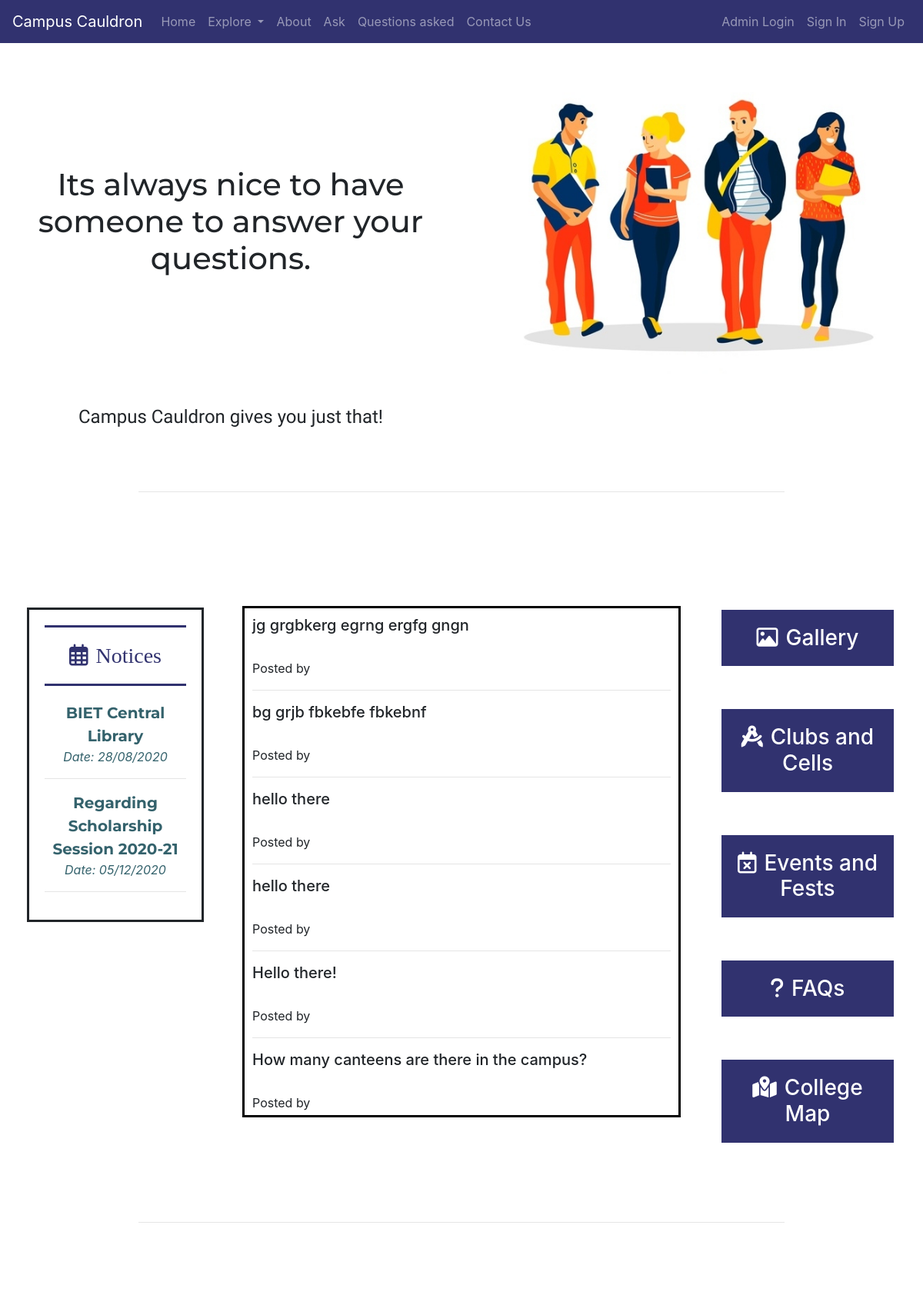
Page /temp.php (upper part) on the earlier database version.
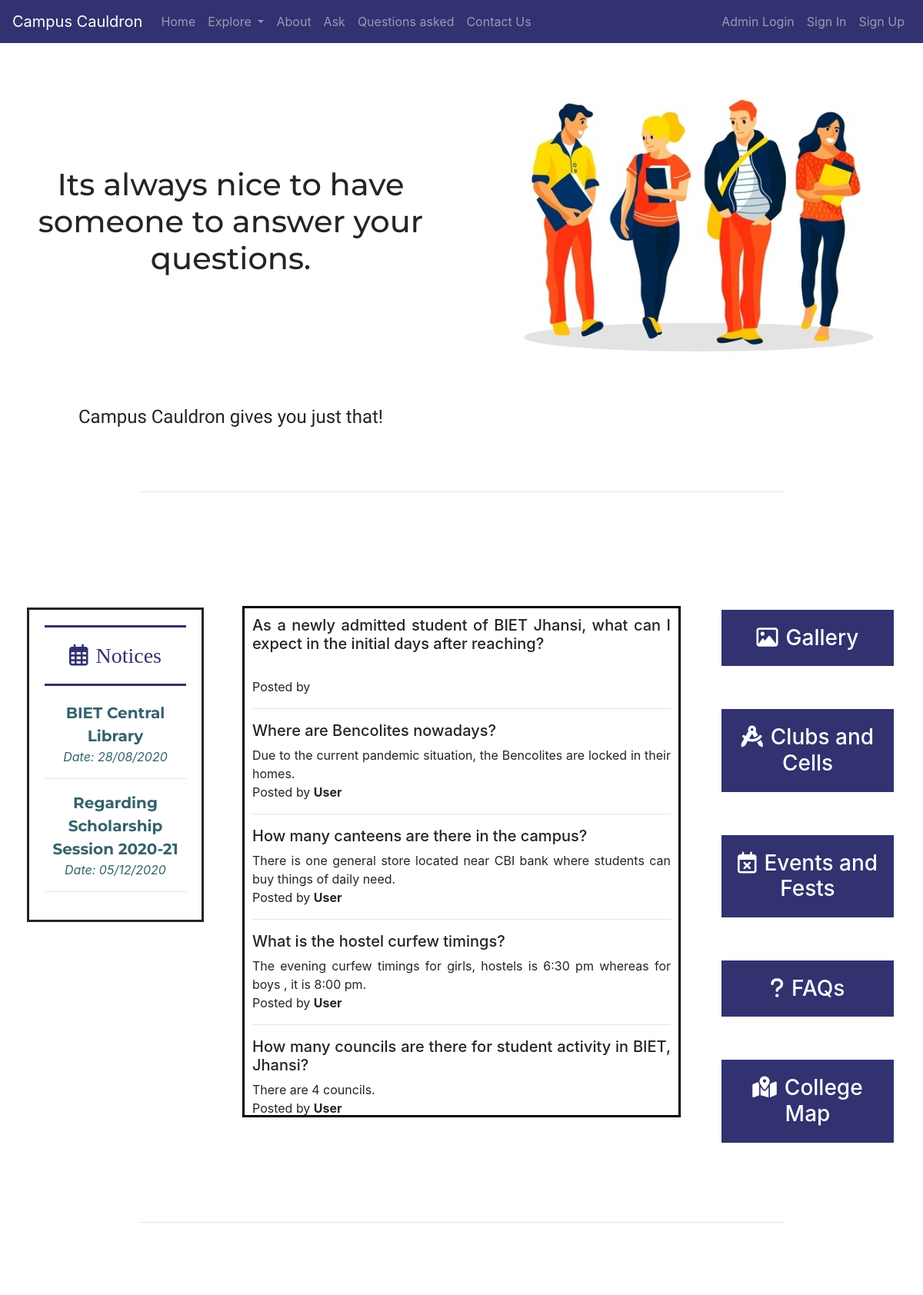
Same page on the later database version.
### tables this page shows
CREATE TABLE `notice` (
  `notice_id` int(11) NOT NULL,
  `title` varchar(500) NOT NULL,
  `date` varchar(20) NOT NULL,
  `npdf` varchar(1000) NOT NULL
);

CREATE TABLE `q_and_a` (
  `id` int(5) NOT NULL,
  `question` varchar(2000) NOT NULL,
  `ques_approved` tinyint(1) DEFAULT NULL,
  `ques_answered` tinyint(1) NOT NULL,
  `answer` varchar(10000) NOT NULL,
  `ans_approved` tinyint(1) DEFAULT NULL,
  `ans_by` varchar(100) NOT NULL
);

### temp.php (the view, shortened to what this page needs)
<!DOCTYPE html>
<html lang="en" dir="ltr">
<head>
  <link rel="stylesheet" href="https://cdnjs.cloudflare.com/ajax/libs/font-awesome/4.7.0/css/font-awesome.min.css">
  <link rel="stylesheet" href="https://cdn.jsdelivr.net/npm/bootstrap@4.5.3/dist/css/bootstrap.min.css">
  <link rel="stylesheet" href="css/styles.css">
</head>
<body>
  <?php include 'include/navbar.php' ?>
  <section id="introduction" class="introduction">
    <div class="intro-container">
      <div class="row">
        <div class="col-lg-6">
          <h1 id="intro-head">Its always nice to have someone to answer your questions.</h1>
          <h4 id="intro-text">Campus Cauldron gives you just that!</h4>
        </div>
        <div class="col-lg-6">
          <img id="intro-img" src="images/intro_img.jpg" alt="">
        </div>
      </div>
    </div>
  </section>
  <hr id="after-intro" class="section-diff" style="width:70%">
  <section id="Notices-and-Links">
    <div>
      <div class="row">
        <div class="col-lg-3">
          <div class="notice-panel">
            <h3 class="notice-head"><i class="icon far fa-calendar-alt"></i>Notices</h3>
            <marquee height="510" direction="up" scrollamount="3">
              <?php
              include 'conn.php';
              $sql = "select * from notice ORDER BY notice_id DESC";
              $rs_result = mysqli_query($con, $sql);
              ?>
              <?php
              while ($row = mysqli_fetch_assoc($rs_result)) {
              ?>
                <p><a class="notice-link" href="npdf/<?php echo $row["npdf"];?>">
                    <strong style="font-family: 'Montserrat', sans-serif; font-size:20px;"><?php echo $row["title"]; ?></strong>
                    <br>
                    <em>Date: <?php echo $row["date"]; ?></em>
                    <hr>
                  </a></p>
              <?php
              };
              ?>
            </marquee>
          </div>
        </div>
        <div class="col-lg-6">
          <div id="test">
            <?php
            include 'conn.php';
            $sql = "select * from q_and_a ORDER BY id DESC";
            $rs_result = mysqli_query($con, $sql);
            ?>
            <?php
            while ($row = mysqli_fetch_assoc($rs_result)) {
            ?>
              <h5 id="list-item-1"><?php echo $row["question"]; ?></h5>
              <p><?php echo $row["answer"] ?>
                <br> Posted by <b><?php echo $row["ans_by"] ?></b></p>
              <hr>
            <?php
            };
            ?>
          </div>
        </div>
        <div class="col-lg-3">
          <a class="my-links" href="#after-notice">
            <h3 class="links-head"><i class="icon far fa-image"></i>Gallery</h3>
          </a>
          <a class="my-links" href="#after-gallery">
            <h3 class="links-head"><i class="icon fas fa-drafting-compass"></i>Clubs and Cells</h3>
          </a>
          <a class="my-links" href="#after-clubs">
            <h3 class="links-head"><i class="icon far fa-calendar-times"></i>Events and Fests</h3>
          </a>
          <a class="my-links" href="#after-fests">
            <h3 class="links-head"><i class="icon fas fa-question"></i>FAQs</h3>
          </a>
          <a class="my-links" href="#after-questions">
            <h3 class="links-head"><i class="icon fas fa-map-marked-alt"></i>College Map</h3>
          </a>
        </div>
      </div>
    </div>
  </section>
  <hr id="after-notice" class="section-diff" style="width:70%">
</body>
</html>

Differences in the rows shown:
removed q_and_a: question "jg grgbkerg egrng ergfg gngn"
removed q_and_a: question "bg grjb fbkebfe fbkebnf"
removed q_and_a: question "hello there"
removed q_and_a: question "hello there"
removed q_and_a: question "Hello there!"
added q_and_a: question "As a newly admitted student of BIET Jhansi, what can I expect in the initial days after reaching?"
added q_and_a: question "Where are Bencolites nowadays?", answer "Due to the current pandemic situation, the Bencolites are locked in their homes.", ans_by "User"
changed q_and_a "How many canteens are there in the campus?": answer (not shown) → "There is one general store located near CBI bank where students can buy things of daily need."; ans_by (not shown) → "User"
now on this page (row edited): q_and_a: question "What is the hostel curfew timings?", answer "The evening curfew timings for girls, hostels is 6:30 pm whereas for boys , it is 8:00 pm.", ans_by "User"
now on this page (row edited): q_and_a: question "How many councils are there for student activity in BIET, Jhansi?", answer "There are 4 councils.", ans_by "User"
